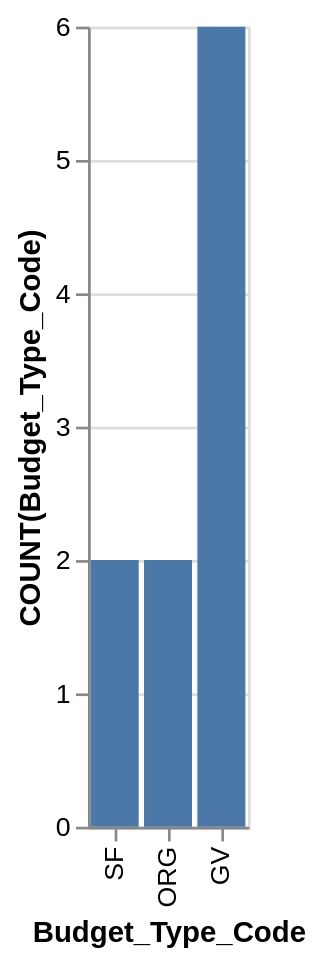

Vega-Lite specification for this chart:
### Vega-Lite specification from a JSON file in a GitHub repository (floating-point values rounded to 4 significant figures)
{"data": {"values": [{"x_data": "SF", "y_data": 2}, {"x_data": "ORG", "y_data": 2}, {"x_data": "GV", "y_data": 6}]}, "mark": "bar", "encoding": {"x": {"field": "x_data", "type": "nominal", "title": "Budget_Type_Code", "sort": "descending"}, "y": {"field": "y_data", "type": "quantitative", "title": "COUNT(Budget_Type_Code)"}}}
